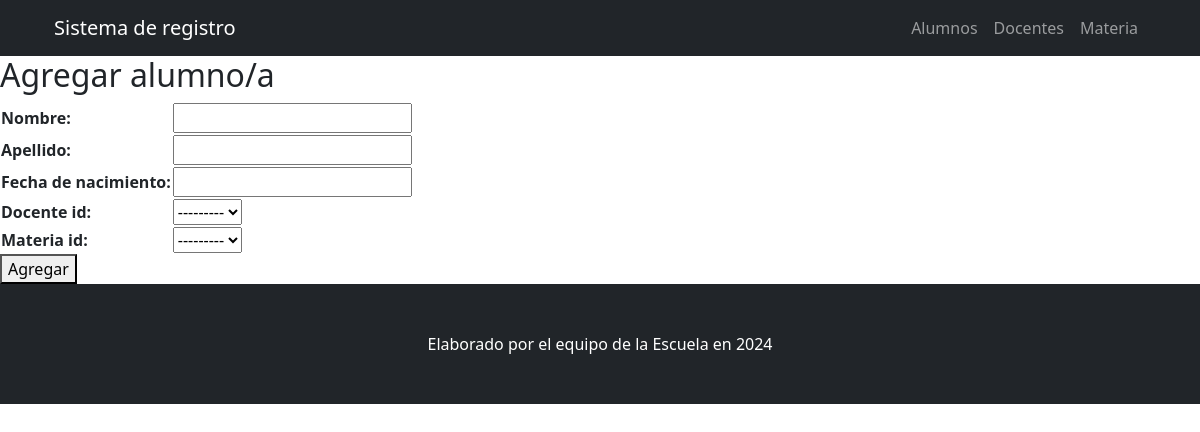
Before: /escuela/escuela/crear_alumno with the older database file.
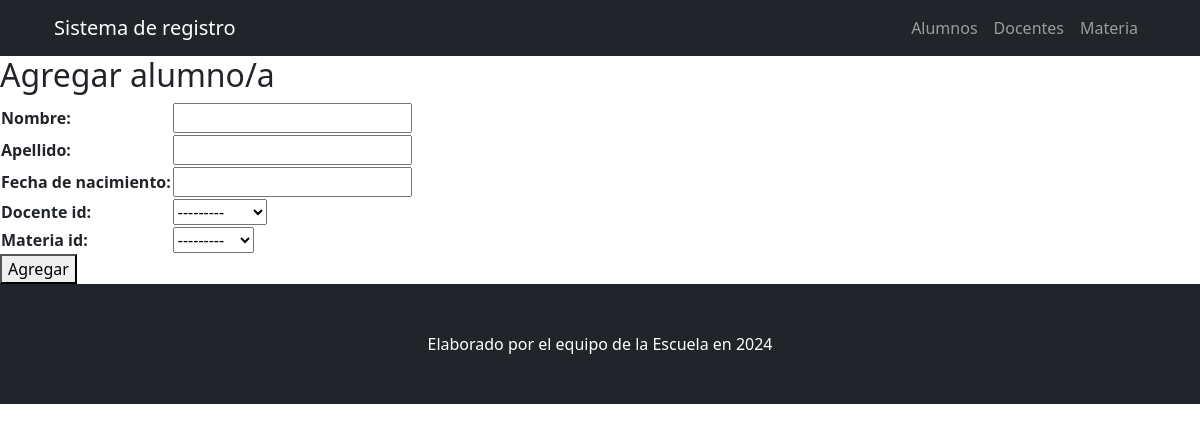
After: the same page with the newer database file.
### escuela/models.py (models this page shows)
class Docente(models.Model):
    nombre = models.CharField(max_length=150)
    apellido = models.CharField(max_length=150)
    materia_id = models.ForeignKey(Materia, on_delete=models.SET_NULL, null=True, blank=True)
    def __str__(self) -> str:
        return f"{self.apellido}, {self.nombre}"

class Materia(models.Model):
    nombre = models.CharField(max_length=150, unique=True)
    codigo = models.CharField(max_length=30, unique=True)
    def __str__(self) -> str:
        return self.nombre

### escuela/views.py (the view)
# urls.py: path("escuela/crear_alumno", crear_alumno, name="crear_alumno"),
def crear_alumno(request):
    if request.method == "POST":
        form = AlumnoForm(request.POST)
        if form.is_valid():
            form.save()
            return redirect("escuela:listar_alumnos")
    else:
        form = AlumnoForm()
    return render(request, "escuela/crear_alumno.html",{"form":form})

### escuela/forms.py
class AlumnoForm(forms.ModelForm):
    class Meta:
        model = models.Alumno
        fields = ["nombre", "apellido", "fecha_de_nacimiento", "docente_id", "materia_id"]

### escuela/templates/escuela/crear_alumno.html (shortened to what this page needs)
{% extends 'core/base.html' %}
{% block content %}
    <h1>Colegio Las Brusquitas</h1>
    <h2>Agregar alumno/a</h2>
    <form method="post">
        <table>
            {{ form.as_table }}
        </table>
            <button type="submit">Agregar</button>
    </form>
{% endblock content %}

Changed rows visible on the page:
added Docente: materia_id "---------"
Other visible differences:
form field materia_id: "---------" → (not shown)
